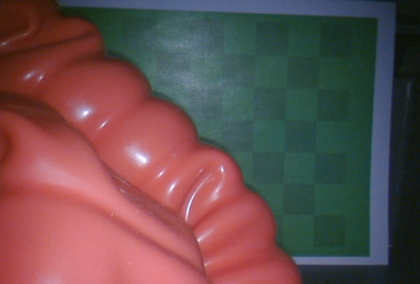
%> input picture experiments/results/test_image_green_square.png, 420 x 284 px, shrunk from 720 x 486 before the run
$ octave detect_green.m   (GNU Octave 9; MATLAB toolbox functions it lacks are replaced by stand-ins)
%> lines starting %> are read from the running program, lines starting %| are printed output that depends on the picture; in (x1, y1, x2, y2) boxes, pixels count from 0 and x2, y2 are one past the last pixel; in counts of white or black regions, pixels touching at a corner belong together; the program's own positions count from 1
clear all
clc

img = imread('test_image_green_square.png');
%> img is the input picture: size 284x420x3 uint8; mean R, G, B 104.4, 77.6, 78

%enhance brightness
img_br = img + 50;
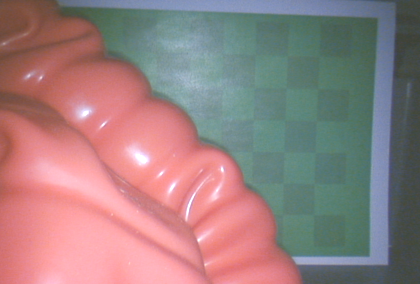
%> img_br: size 284x420x3 uint8; mean R, G, B 153.5, 127.5, 127.9
mask_HSV = zeros(size(img_br,1), size(img_br,2));
img_hsv = rgb2hsv(img_br);
%> img_hsv: size 284x420x3 double; mean H, S, V 0.536, 0.315, 0.666

for i = 1 : size(img_hsv,1)
   for j = 1 : size(img_hsv,2)

       if      img_hsv(i,j,1) > 0.17 && img_hsv(i,j,1) < 0.60 && ...
               img_hsv(i,j,2) > 0.15 && img_hsv(i,j,2) < 0.90 && ...
               img_hsv(i,j,3) > 0.15 && img_hsv(i,j,3) < 0.90

           mask_HSV(i,j) = 1;
       end
   end
end
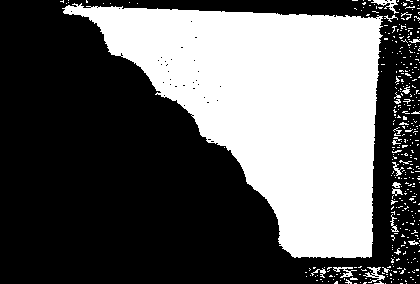
%> mask_HSV: size 284x420 double; values 0 (black) and 1 (white), 38.1% white; 372 white regions (352 under 20 px), largest, box (x1, y1, x2, y2) and area: (62, 3, 383, 258) 43298, (371, 0, 399, 14) 131, (363, 267, 385, 283) 128

imshow(mask_HSV)
